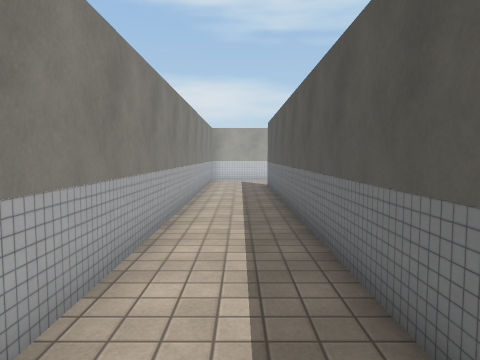
[1] (above)

19 first-person views from a walk through a scene from a Unity 3-D project. The camera is 1.4 m above the floor, tilts 4° down and sees 70° across. The floor is counted in squares, 1 m on a side. Each view is taken from the middle of a square. On the plan, view 1 faces up. The plan holds only what a view shows up to about 15 squares ahead; the rest is blank. The place goes on beyond the plan. The player is left out. Door leaves are left out, so doorways stand open. Some surface patterns are stand-ins.

[2]
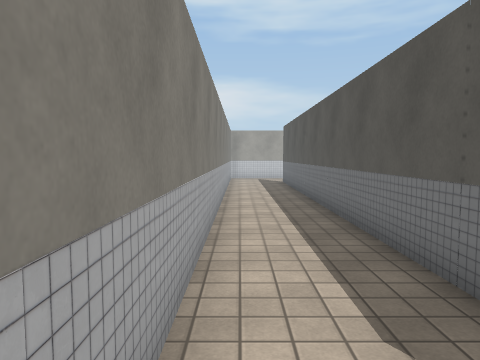

[3]
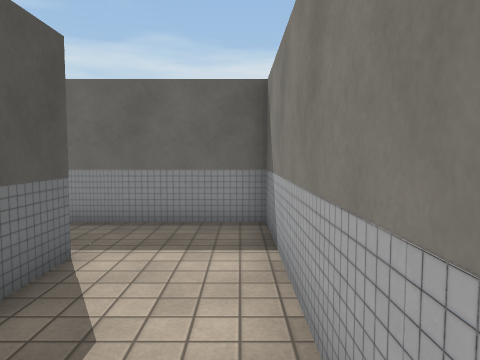

[4]
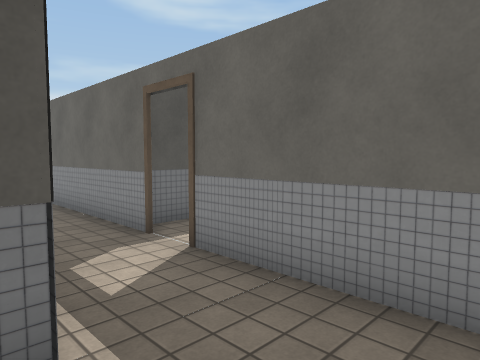

[5]
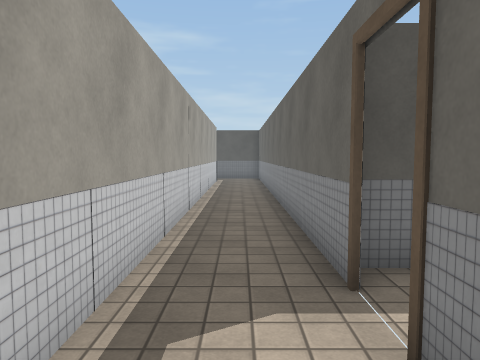

[6]
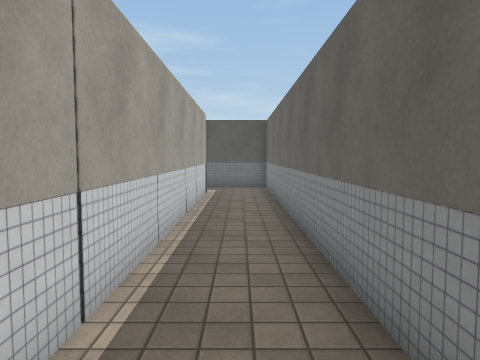

[7]
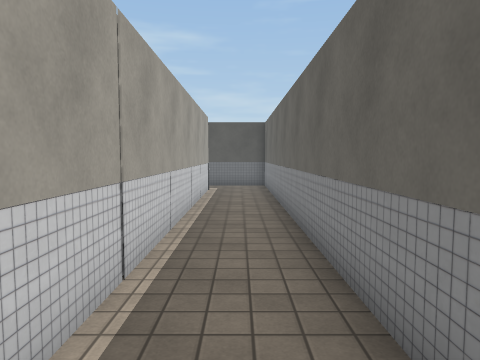

[8]
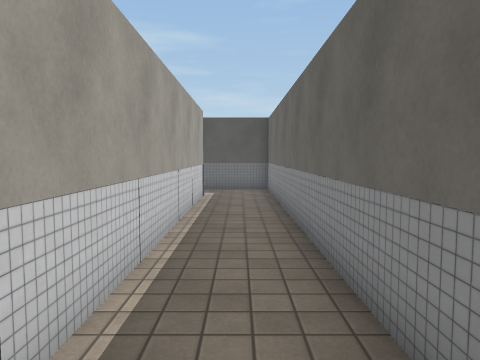

[9]
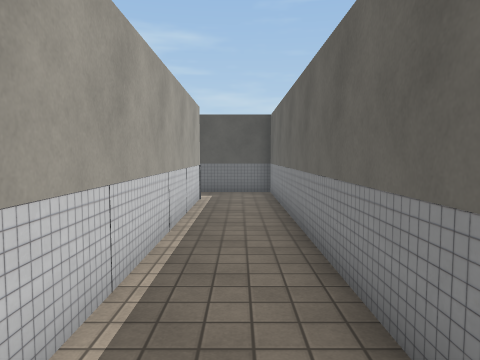

[10]
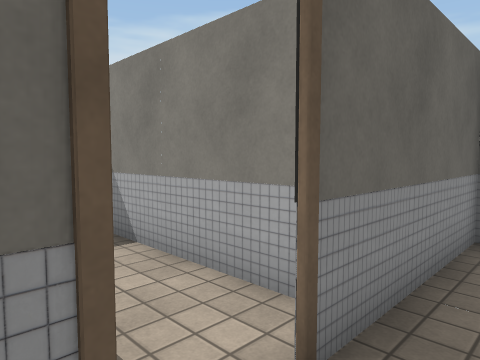

[11]
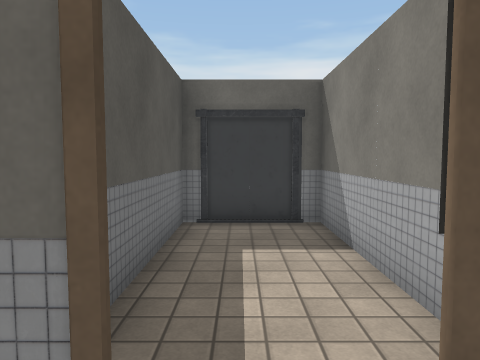

[12]
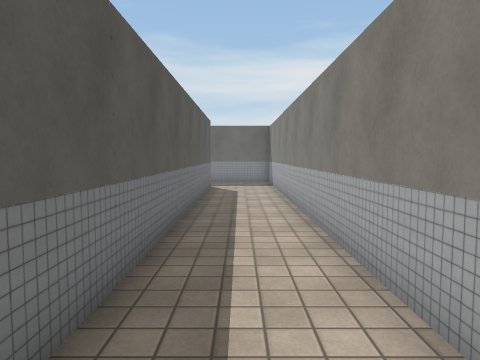

[13]
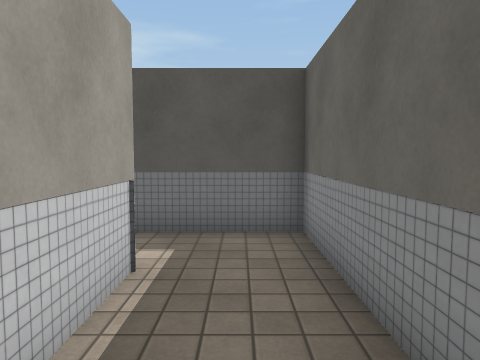

[14]
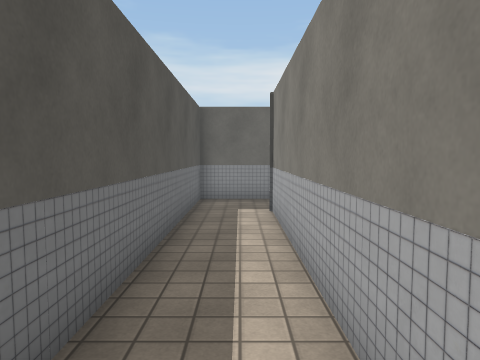

[15]
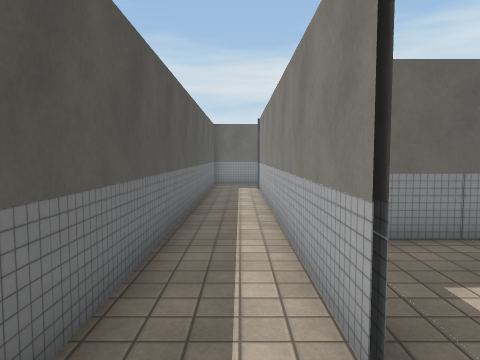

[16]
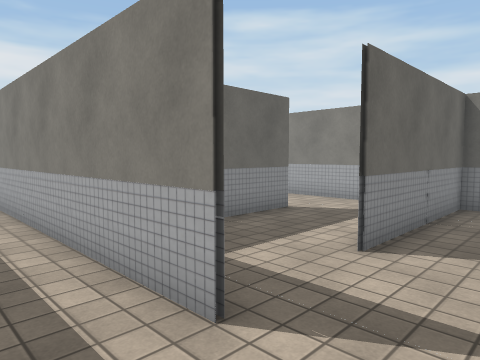

[17]
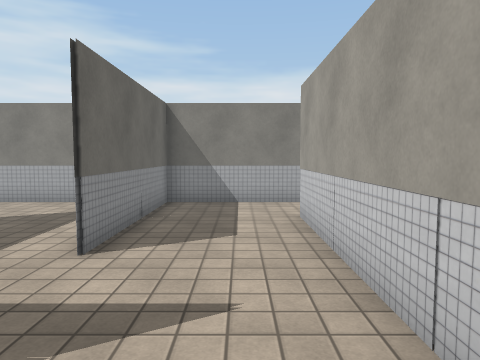

[18]
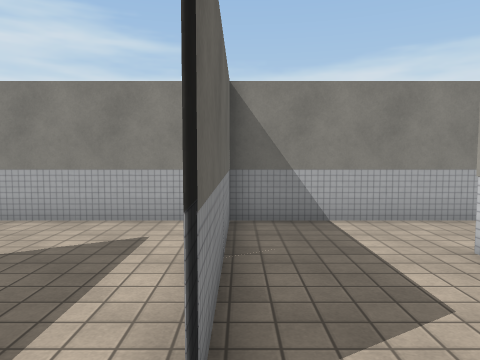

[19]
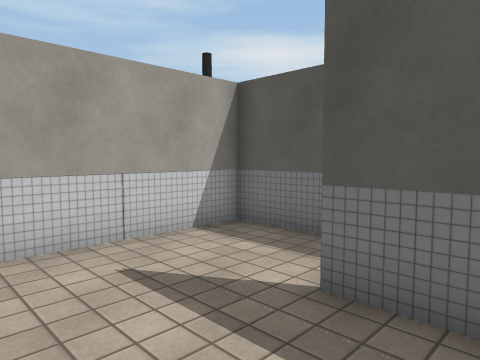

### Floor plan
Ten units are one square. View 1 is at (0, 0); x grows to the right and y downward. Boxes are objects, and circles mark ways between rooms. Rooms are numbered by the first view taken in them; rooms with no view inside come last. Other rooms are left out.
<svg viewBox="-21 -155 249 262">
<path fill="none" stroke="#000" d="M13 18 13 -148M44 42 206 42M-16 -150 -16 42 34 42M202 17 28 17M201 -95 201 -110M202 -110 202 17M142 -73 185 -73M115 -108 174 -108M116 -135 116 -66M206 42 223 42 223 -144 140 -144M23 49 23 102 52 102 52 45"/>
<circle cx="200" cy="30" r="3" fill="#2a7"/>
<circle cx="40" cy="40" r="3" fill="#2a7"/>
<text x="0" y="-30">1</text>
<text x="190" y="-80">2</text>
<text x="30" y="70">3</text>
</svg>
Room 1 opens to room 2. Room 1 opens to room 3.

Where each view was taken, in squares from view 1:
view 1: 0 up, 0 right, facing up
view 2: 2 down, 1 left, facing up
view 3: 3 up, 1 left, facing down
view 4: 1 down, 1 left, facing down-right
view 5: 3 down, 1 right, facing right
view 6: 3 down, 7 right, facing right
view 7: 3 down, 6 right, facing right
view 8: 3 down, 8 right, facing right
view 9: 3 down, 9 right, facing right
view 10: 3 down, 5 right, facing down-left
view 11: 3 down, 4 right, facing down
view 12: 14 up, 0 right, facing down
view 13: 3 down, 16 right, facing right
view 14: 7 up, 21 right, facing down
view 15: 13 up, 21 right, facing down
view 16: 13 up, 22 right, facing down-left
view 17: 13 up, 22 right, facing left
view 18: 11 up, 19 right, facing left
view 19: 9 up, 17 right, facing up-right
